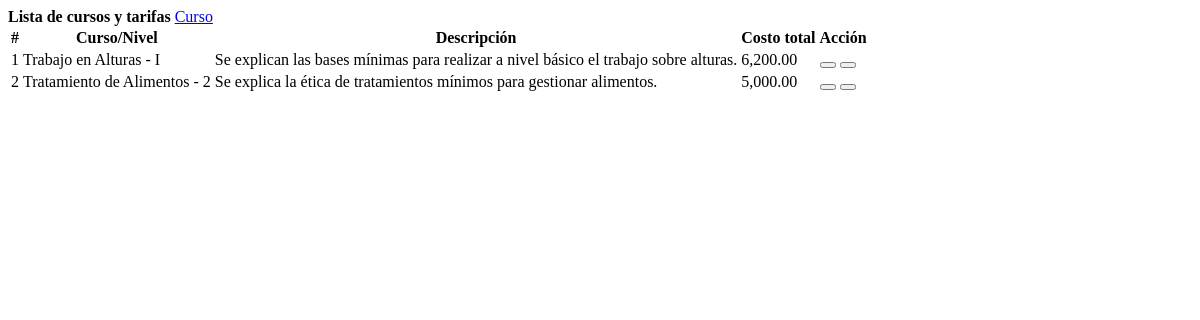
/courses.php, run on the app's committed database.
### tables this page shows
CREATE TABLE `courses` (
  `id` int(30) NOT NULL,
  `course` varchar(100) NOT NULL,
  `description` text NOT NULL,
  `level` varchar(150) NOT NULL,
  `total_amount` float NOT NULL,
  `date_created` datetime NOT NULL DEFAULT current_timestamp()
);

### app/models/CourseFacade.php (called while the page is built, shortened)
<?php
class CourseFacade {
  public function courses(){
    include("./app/views/CoursesView.php");
    $cv = new CoursesView();
    $cc = new CourseController();
    $cv->formCourses($cc->list());
  }
}
?>

### courses.php (called while the page is built)
<?php
include("./app/models/CourseFacade.php");
$cf = new CourseFacade();
$cf->courses();

### app/models/entities/Course.php (called while the page is built, shortened)
<?php
class Course {
  public static function get(){
    $conn = MysqlConnection::getInstanceDB()->getConnection();
    $list = $conn->query("SELECT * FROM courses  order by course asc ");
    $arr = [];
    foreach ($list->fetchAll() as $row) {
      $c = new Course();
      $c->id = $row['id'];
      $c->course = $row['course'];
      $c->description = $row['description'];
      $c->level = $row['level'];
      $c->total_amount = $row['total_amount'];
      $c->date_created = $row['date_created'];
      array_push($arr,$c);
    }
    return $arr;
  }
}

### app/controllers/CourseController.php (called while the page is built, shortened)
<?php
require_once __DIR__."/../models/entities/Course.php";
class CourseController extends Controller{
  public function list(){
    $c = Course::get();
    return $c;
  }
}

### app/views/CoursesView.php (the view, shortened to what this page needs)
<?php
class CoursesView
{
  public function formCourses($courses)
  {
?>
    <div class="container-fluid">
      <div class="col-lg-12">
        <div class="row">
          <div class="col-md-12">
            <div class="card">
              <div class="card-header">
                <b>Lista de cursos y tarifas</b>
                <span class="float:right"><a class="btn btn-primary col-sm-6 col-md-2 float-right" href="javascript:void(0)" id="new_course">
                    <i class="fa fa-plus"></i> Curso
                  </a></span>
              </div>
              <div class="card-body">
                <table class="table table-condensed table-bordered table-hover">
                  <thead>
                    <tr>
                      <th class="text-center">#</th>
                      <th class="">Curso/Nivel</th>
                      <th class="">Descripción</th>
                      <th class="">Costo total</th>
                      <th class="text-center">Acción</th>
                    </tr>
                  </thead>
                  <tbody>
                    <?php
                    foreach ($courses as $course) :
                    ?>
                      <tr>
                        <td class="text-center"><?php echo $course->id ?></td>
                        <td>
                          <?php echo $course->course . " - " . $course->level ?>
                        </td>
                        <td class="">
                          <p><?php echo $course->description ?></p>
                        </td>
                        <td class="text-right">
                          <?php echo number_format($course->total_amount, 2) ?>
                        </td>
                        <td class="text-center">
                          <button class="btn btn-primary edit_course" type="button" data-id="<?php echo $course->id ?>"><i class="fa fa-edit"></i></button>
                          <button class="btn btn-danger delete_course" type="button" data-id="<?php echo $course->id ?>"><i class="fa fa-trash-alt"></i></button>
                        </td>
                      </tr>
                    <?php endforeach; ?>
                  </tbody>
                </table>
              </div>
            </div>
          </div>
        </div>
      </div>
    </div>
<?php
  }
}
?>

### app/views/CoursesView.php (style rules this page uses)
td { vertical-align: middle !important; }
td p { margin: unset }

### data on the page
courses: id "1", course "Trabajo en Alturas", level "I", description "Se explican las bases mínimas para realizar a nivel básico el trabajo sobre alturas.", total_amount "6,200.00"
courses: id "2", course "Tratamiento de Alimentos", level "2", description "Se explica la ética de tratamientos mínimos para gestionar alimentos.", total_amount "5,000.00"
